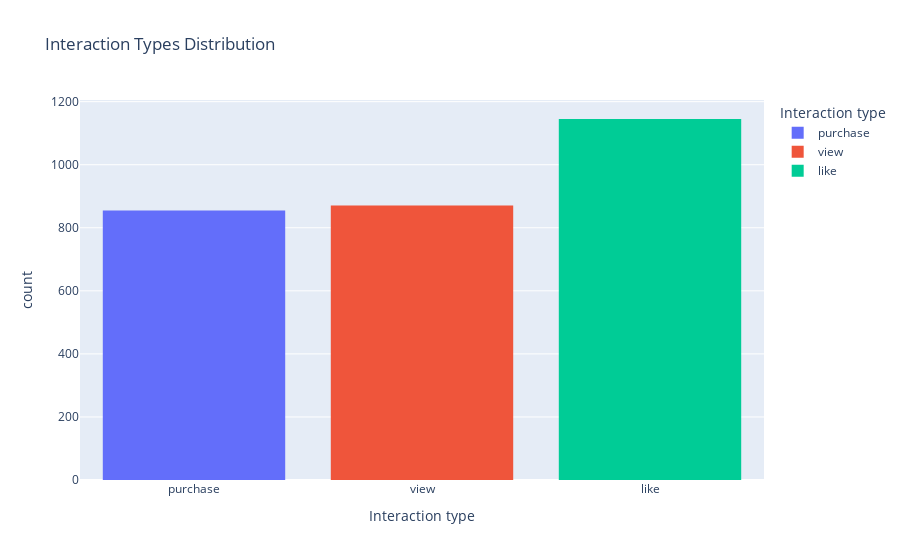
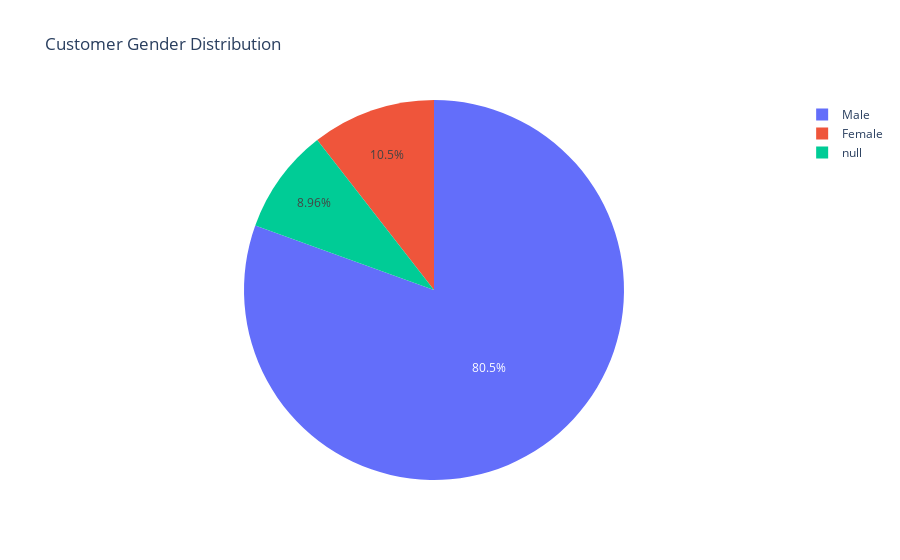
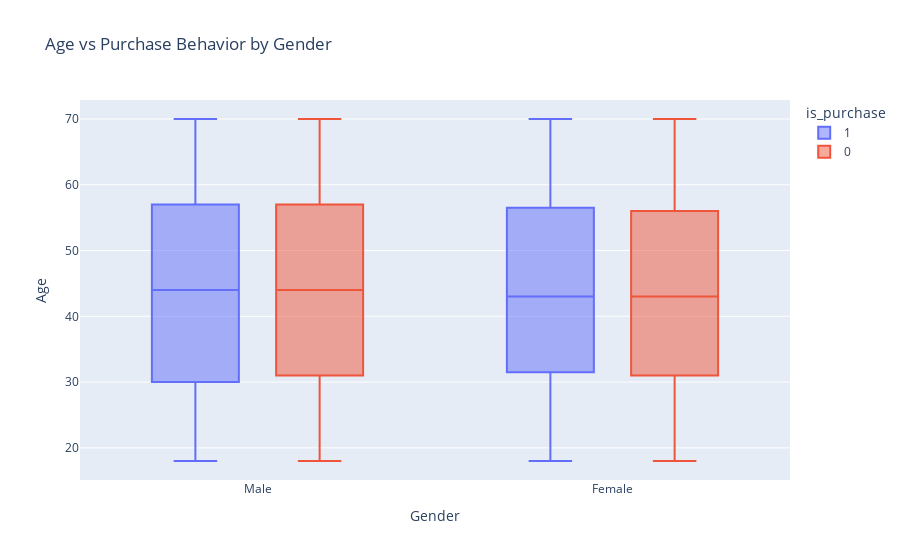
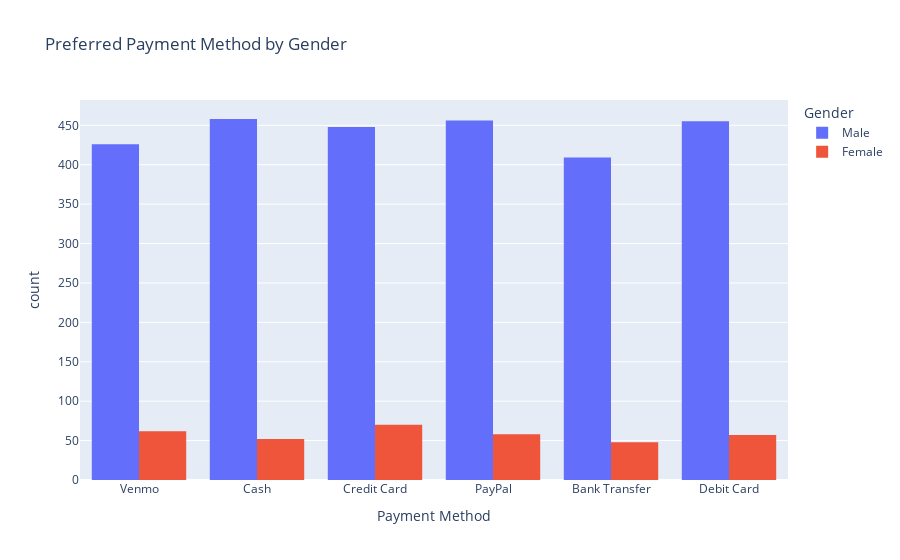

The code cell stored with these charts, in order, in its notebook:
### Markdown cell above
## 📊 Exploratory Data Analysis (EDA)

### Code cell
# Interaction type distribution
fig = px.histogram(merged_df, x='Interaction type', title='Interaction Types Distribution', color='Interaction type')
fig.show()

# Gender distribution
fig = px.pie(merged_df, names='Gender', title='Customer Gender Distribution')
fig.show()

# Age vs Purchases
merged_df['is_purchase'] = merged_df['Interaction type'].apply(lambda x: 1 if x == 'purchase' else 0)
fig = px.box(merged_df, x='Gender', y='Age', color='is_purchase', title='Age vs Purchase Behavior by Gender')
fig.show()

# Payment method preference
fig = px.histogram(merged_df, x='Payment Method', color='Gender', title='Preferred Payment Method by Gender', barmode='group')
fig.show()

### Figure 1 — Plotly figure (JSON) as saved in the notebook; plotly's stock layout.template omitted (floating-point values rounded to 4 significant figures; data arrays with more than 128 entries replaced by an {"elided": "..."} marker saying what was removed)
{"data": [{"bingroup": "x", "hovertemplate": "Interaction type=%{x}<br>count=%{y}<extra></extra>", "legendgroup": "purchase", "marker": {"color": "#636efa", "pattern": {"shape": ""}}, "name": "purchase", "orientation": "v", "showlegend": true, "type": "histogram", "x": {"elided": "855 str values"}, "xaxis": "x", "yaxis": "y"}, {"bingroup": "x", "hovertemplate": "Interaction type=%{x}<br>count=%{y}<extra></extra>", "legendgroup": "view", "marker": {"color": "#EF553B", "pattern": {"shape": ""}}, "name": "view", "orientation": "v", "showlegend": true, "type": "histogram", "x": {"elided": "871 str values"}, "xaxis": "x", "yaxis": "y"}, {"bingroup": "x", "hovertemplate": "Interaction type=%{x}<br>count=%{y}<extra></extra>", "legendgroup": "like", "marker": {"color": "#00cc96", "pattern": {"shape": ""}}, "name": "like", "orientation": "v", "showlegend": true, "type": "histogram", "x": {"elided": "1145 str values"}, "xaxis": "x", "yaxis": "y"}], "layout": {"barmode": "relative", "legend": {"title": {"text": "Interaction type"}, "tracegroupgap": 0}, "title": {"text": "Interaction Types Distribution"}, "xaxis": {"anchor": "y", "categoryarray": ["purchase", "view", "like", null], "categoryorder": "array", "domain": [0, 1], "title": {"text": "Interaction type"}}, "yaxis": {"anchor": "x", "domain": [0, 1], "title": {"text": "count"}}}}

### Figure 2 — Plotly figure (JSON) as saved in the notebook; plotly's stock layout.template omitted (floating-point values rounded to 4 significant figures; data arrays with more than 128 entries replaced by an {"elided": "..."} marker saying what was removed)
{"data": [{"domain": {"x": [0, 1], "y": [0, 1]}, "hovertemplate": "Gender=%{label}<extra></extra>", "labels": {"elided": "3294 str values"}, "legendgroup": "", "name": "", "showlegend": true, "type": "pie"}], "layout": {"legend": {"tracegroupgap": 0}, "title": {"text": "Customer Gender Distribution"}}}

### Figure 3 — Plotly figure (JSON) as saved in the notebook; plotly's stock layout.template omitted (floating-point values rounded to 4 significant figures; data arrays with more than 128 entries replaced by an {"elided": "..."} marker saying what was removed)
{"data": [{"alignmentgroup": "True", "hovertemplate": "is_purchase=1<br>Gender=%{x}<br>Age=%{y}<extra></extra>", "legendgroup": "1", "marker": {"color": "#636efa"}, "name": "1", "notched": false, "offsetgroup": "1", "orientation": "v", "showlegend": true, "type": "box", "x": {"elided": "855 str values"}, "x0": " ", "xaxis": "x", "y": {"elided": "855 float values"}, "y0": " ", "yaxis": "y"}, {"alignmentgroup": "True", "hovertemplate": "is_purchase=0<br>Gender=%{x}<br>Age=%{y}<extra></extra>", "legendgroup": "0", "marker": {"color": "#EF553B"}, "name": "0", "notched": false, "offsetgroup": "0", "orientation": "v", "showlegend": true, "type": "box", "x": {"elided": "2439 str values"}, "x0": " ", "xaxis": "x", "y": {"elided": "2439 float values"}, "y0": " ", "yaxis": "y"}], "layout": {"boxmode": "group", "legend": {"title": {"text": "is_purchase"}, "tracegroupgap": 0}, "title": {"text": "Age vs Purchase Behavior by Gender"}, "xaxis": {"anchor": "y", "domain": [0, 1], "title": {"text": "Gender"}}, "yaxis": {"anchor": "x", "domain": [0, 1], "title": {"text": "Age"}}}}

### Figure 4 — Plotly figure (JSON) as saved in the notebook; plotly's stock layout.template omitted (floating-point values rounded to 4 significant figures; data arrays with more than 128 entries replaced by an {"elided": "..."} marker saying what was removed)
{"data": [{"alignmentgroup": "True", "bingroup": "x", "hovertemplate": "Gender=Male<br>Payment Method=%{x}<br>count=%{y}<extra></extra>", "legendgroup": "Male", "marker": {"color": "#636efa", "pattern": {"shape": ""}}, "name": "Male", "offsetgroup": "Male", "orientation": "v", "showlegend": true, "type": "histogram", "x": {"elided": "2652 str values"}, "xaxis": "x", "yaxis": "y"}, {"alignmentgroup": "True", "bingroup": "x", "hovertemplate": "Gender=Female<br>Payment Method=%{x}<br>count=%{y}<extra></extra>", "legendgroup": "Female", "marker": {"color": "#EF553B", "pattern": {"shape": ""}}, "name": "Female", "offsetgroup": "Female", "orientation": "v", "showlegend": true, "type": "histogram", "x": {"elided": "347 str values"}, "xaxis": "x", "yaxis": "y"}], "layout": {"barmode": "group", "legend": {"title": {"text": "Gender"}, "tracegroupgap": 0}, "title": {"text": "Preferred Payment Method by Gender"}, "xaxis": {"anchor": "y", "domain": [0, 1], "title": {"text": "Payment Method"}}, "yaxis": {"anchor": "x", "domain": [0, 1], "title": {"text": "count"}}}}
